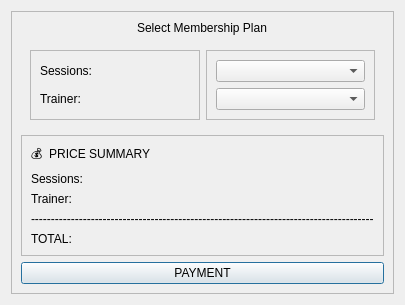
<?xml version="1.0" encoding="UTF-8"?>
<ui version="4.0">
 <class>RenewMembershipDialog</class>
 <widget class="QDialog" name="RenewMembershipDialog">
  <property name="geometry">
   <rect>
    <x>0</x>
    <y>0</y>
    <width>401</width>
    <height>304</height>
   </rect>
  </property>
  <property name="windowTitle">
   <string>RENEW MEMBERSHIP</string>
  </property>
  <property name="windowIcon">
   <iconset>
    <normalon>:/icons/FILES/LOGO.png</normalon>
   </iconset>
  </property>
  <property name="styleSheet">
   <string notr="true">this-&gt;setStyleSheet(R&quot;(
QWidget {
    background-color: #0f0f0f;
    color: white;
    font-family: Segoe UI;
    font-size: 12px;
}

QLabel {
    color: #FFD700;
    font-size: 14px;
    font-weight: bold;
}

QComboBox {
    background-color: #1a1a1a;
    color: #FFD700;
    border: 2px solid #FFD700;
    border-radius: 10px;
    padding: 8px;
    min-height: 28px;
}

QComboBox:hover {
    border: 2px solid #ffea4d;
}

QComboBox QAbstractItemView {
    background-color: #111;
    color: #FFD700;
    selection-background-color: #333;
    selection-color: #FFD700;
    border: 1px solid #FFD700;
}

QPushButton {
    background-color: #FFD700;
    color: black;
    border-radius: 10px;
    padding: 10px;
    font-weight: bold;
}

QPushButton:hover {
    background-color: #ffea4d;
}

QPushButton:pressed {
    background-color: #c9a800;
}
QLabel#labelTotal {
    font-size: 18px;
    font-weight: bold;
    color: #00d26a;
}

QPushButton {
    background-color: #2563eb;
    color: white;
    border-radius: 8px;
    padding: 8px;
}

QPushButton:hover {
    background-color: #1d4ed8;
}
)</string>
  </property>
  <layout class="QHBoxLayout" name="horizontalLayout">
   <item>
    <widget class="QFrame" name="frame">
     <property name="frameShape">
      <enum>QFrame::StyledPanel</enum>
     </property>
     <property name="frameShadow">
      <enum>QFrame::Raised</enum>
     </property>
     <layout class="QVBoxLayout" name="verticalLayout">
      <item alignment="Qt::AlignHCenter">
       <widget class="QLabel" name="label">
        <property name="text">
         <string>Select Membership Plan</string>
        </property>
       </widget>
      </item>
      <item>
       <spacer name="verticalSpacer">
        <property name="orientation">
         <enum>Qt::Vertical</enum>
        </property>
        <property name="sizeHint" stdset="0">
         <size>
          <width>20</width>
          <height>40</height>
         </size>
        </property>
       </spacer>
      </item>
      <item>
       <widget class="QWidget" name="widget" native="true">
        <layout class="QHBoxLayout" name="horizontalLayout_2">
         <item>
          <widget class="QFrame" name="frame_2">
           <property name="frameShape">
            <enum>QFrame::StyledPanel</enum>
           </property>
           <property name="frameShadow">
            <enum>QFrame::Raised</enum>
           </property>
           <layout class="QVBoxLayout" name="verticalLayout_2">
            <item>
             <widget class="QLabel" name="label_3">
              <property name="text">
               <string>Sessions:</string>
              </property>
             </widget>
            </item>
            <item>
             <widget class="QLabel" name="label_2">
              <property name="text">
               <string>Trainer:</string>
              </property>
             </widget>
            </item>
           </layout>
          </widget>
         </item>
         <item>
          <widget class="QFrame" name="frame_3">
           <property name="frameShape">
            <enum>QFrame::StyledPanel</enum>
           </property>
           <property name="frameShadow">
            <enum>QFrame::Raised</enum>
           </property>
           <layout class="QVBoxLayout" name="verticalLayout_3">
            <item>
             <widget class="QComboBox" name="comboBox"/>
            </item>
            <item>
             <widget class="QComboBox" name="comboBox_2"/>
            </item>
           </layout>
          </widget>
         </item>
        </layout>
       </widget>
      </item>
      <item>
       <widget class="QFrame" name="frame_4">
        <property name="frameShape">
         <enum>QFrame::StyledPanel</enum>
        </property>
        <property name="frameShadow">
         <enum>QFrame::Raised</enum>
        </property>
        <layout class="QVBoxLayout" name="verticalLayout_4">
         <item>
          <widget class="QLabel" name="label_4">
           <property name="text">
            <string>💰  PRICE SUMMARY  </string>
           </property>
          </widget>
         </item>
         <item>
          <widget class="QLabel" name="labelSessionsPrice">
           <property name="text">
            <string>Sessions:</string>
           </property>
          </widget>
         </item>
         <item>
          <widget class="QLabel" name="labelTrainerPrice">
           <property name="text">
            <string>Trainer:  </string>
           </property>
          </widget>
         </item>
         <item>
          <widget class="QLabel" name="label_5">
           <property name="text">
            <string>--------------------------------------------------------------------------------------</string>
           </property>
          </widget>
         </item>
         <item>
          <widget class="QLabel" name="labelTotalPrice">
           <property name="text">
            <string>TOTAL: </string>
           </property>
          </widget>
         </item>
        </layout>
       </widget>
      </item>
      <item>
       <spacer name="verticalSpacer_2">
        <property name="orientation">
         <enum>Qt::Vertical</enum>
        </property>
        <property name="sizeHint" stdset="0">
         <size>
          <width>20</width>
          <height>40</height>
         </size>
        </property>
       </spacer>
      </item>
      <item>
       <widget class="QPushButton" name="pushButton">
        <property name="text">
         <string>PAYMENT</string>
        </property>
       </widget>
      </item>
     </layout>
    </widget>
   </item>
  </layout>
 </widget>
 <resources/>
 <connections/>
</ui>
